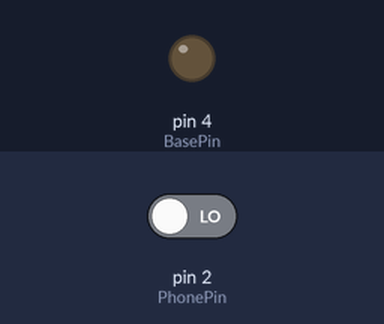
Bench run of a sketch on a simulated Arduino Uno, built with avr-gcc and run on an emulated ATmega328P. Parts: output pins drawn as LEDs (lit = HIGH). Inputs (shaded band) come from the test bench; at power-on: pin 2 (PhonePin) LOW.

Above: at 1.2 s.
1.3 s: pin 2 (PhonePin) driven HIGH
At 2.5 s:
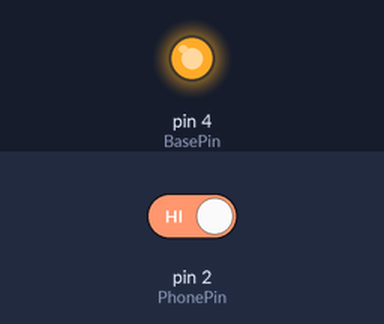
Timing chart, 0 to 7.8 s (numbered marks = the images above; inputs shaded):
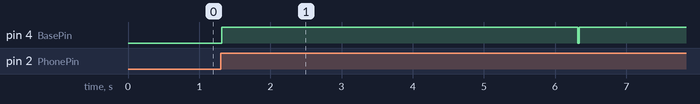

Measured:
- after the input at 1.3 s, pin 4 (BasePin): LOW → HIGH at once, → LOW 5.0 s later, → HIGH 0.02 s later

The sketch:

clap_switch.ino
```cpp
const int PhonePin = 2;
const int BasePin = 4;
int threshold = 300;
int clapCounter = 0;
unsigned long currentMillis,sec;


void setup() {
  pinMode(BasePin, OUTPUT);
  digitalWrite(BasePin, LOW);
}

void loop() {
  int Sound = digitalRead(PhonePin);
  if (Sound == HIGH){
    delay(10);
    clapCounter++;
    currentMillis= millis();

    while (clapCounter >= 2){
      if (Sound == HIGH){
        sec = millis();
        //clapCounter++;

      if ((sec - currentMillis) < 2000){
        digitalWrite(BasePin,HIGH);
        delay(5000);
        digitalWrite(BasePin, LOW);
        clapCounter = 0;
        }
      }
       break;
      //sec = millis();
  }
 }
}
```
